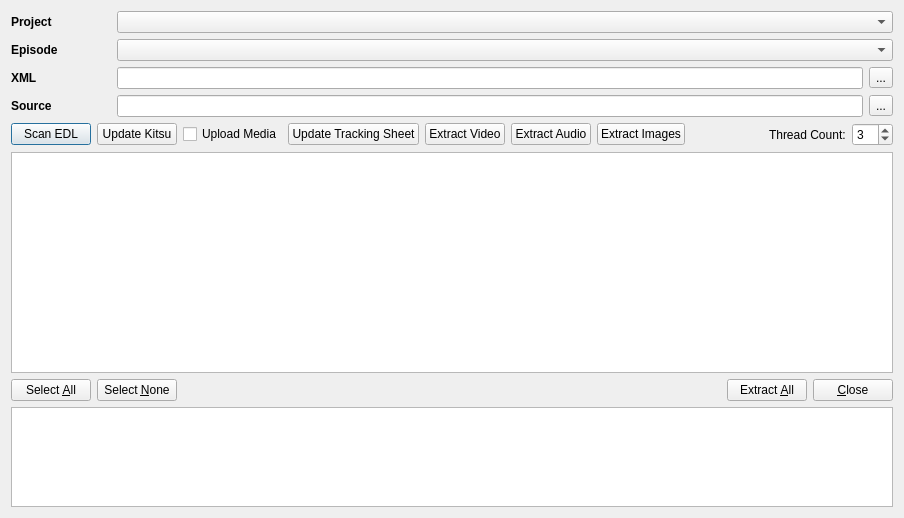
<?xml version="1.0" encoding="UTF-8"?>
<ui version="4.0">
 <class>SwingTimelineDialog</class>
 <widget class="QDialog" name="SwingTimelineDialog">
  <property name="geometry">
   <rect>
    <x>0</x>
    <y>0</y>
    <width>904</width>
    <height>518</height>
   </rect>
  </property>
  <property name="windowTitle">
   <string>swing: timelines</string>
  </property>
  <layout class="QVBoxLayout" name="verticalLayout_2">
   <item>
    <layout class="QHBoxLayout" name="horizontalLayoutProject">
     <item>
      <layout class="QVBoxLayout" name="verticalLayoutProject">
       <item>
        <layout class="QHBoxLayout" name="horizontalLayoutProjectTitle">
         <item>
          <widget class="QLabel" name="labelProject">
           <property name="minimumSize">
            <size>
             <width>100</width>
             <height>0</height>
            </size>
           </property>
           <property name="font">
            <font>
             <weight>75</weight>
             <bold>true</bold>
            </font>
           </property>
           <property name="text">
            <string>Project</string>
           </property>
           <property name="alignment">
            <set>Qt::AlignLeading|Qt::AlignLeft|Qt::AlignVCenter</set>
           </property>
          </widget>
         </item>
         <item>
          <widget class="QComboBox" name="comboBoxProject">
           <property name="enabled">
            <bool>true</bool>
           </property>
           <property name="sizePolicy">
            <sizepolicy hsizetype="Expanding" vsizetype="Fixed">
             <horstretch>1</horstretch>
             <verstretch>0</verstretch>
            </sizepolicy>
           </property>
          </widget>
         </item>
        </layout>
       </item>
       <item>
        <layout class="QHBoxLayout" name="horizontalLayoutEpisodeSequence">
         <item>
          <widget class="QLabel" name="labelShotEpisode">
           <property name="sizePolicy">
            <sizepolicy hsizetype="Fixed" vsizetype="Fixed">
             <horstretch>0</horstretch>
             <verstretch>0</verstretch>
            </sizepolicy>
           </property>
           <property name="minimumSize">
            <size>
             <width>100</width>
             <height>0</height>
            </size>
           </property>
           <property name="maximumSize">
            <size>
             <width>60</width>
             <height>16777215</height>
            </size>
           </property>
           <property name="font">
            <font>
             <weight>75</weight>
             <bold>true</bold>
            </font>
           </property>
           <property name="text">
            <string>Episode</string>
           </property>
           <property name="alignment">
            <set>Qt::AlignLeading|Qt::AlignLeft|Qt::AlignVCenter</set>
           </property>
          </widget>
         </item>
         <item>
          <widget class="QComboBox" name="comboBoxEpisode">
           <property name="enabled">
            <bool>true</bool>
           </property>
           <property name="sizePolicy">
            <sizepolicy hsizetype="Expanding" vsizetype="Fixed">
             <horstretch>0</horstretch>
             <verstretch>0</verstretch>
            </sizepolicy>
           </property>
           <property name="minimumSize">
            <size>
             <width>200</width>
             <height>0</height>
            </size>
           </property>
           <property name="maximumSize">
            <size>
             <width>16777215</width>
             <height>25</height>
            </size>
           </property>
          </widget>
         </item>
        </layout>
       </item>
      </layout>
     </item>
    </layout>
   </item>
   <item>
    <layout class="QVBoxLayout" name="verticalLayout">
     <item>
      <layout class="QHBoxLayout" name="horizontalLayout_2">
       <item>
        <widget class="QLabel" name="labelEDLFile">
         <property name="minimumSize">
          <size>
           <width>100</width>
           <height>0</height>
          </size>
         </property>
         <property name="font">
          <font>
           <weight>75</weight>
           <bold>true</bold>
          </font>
         </property>
         <property name="text">
          <string>XML</string>
         </property>
        </widget>
       </item>
       <item>
        <widget class="QLineEdit" name="lineEditEDLFile"/>
       </item>
       <item>
        <widget class="QToolButton" name="toolButtonSelectEDLFile">
         <property name="text">
          <string>...</string>
         </property>
        </widget>
       </item>
      </layout>
     </item>
     <item>
      <layout class="QHBoxLayout" name="horizontalLayout_3">
       <item>
        <widget class="QLabel" name="labelSource">
         <property name="minimumSize">
          <size>
           <width>100</width>
           <height>0</height>
          </size>
         </property>
         <property name="font">
          <font>
           <weight>75</weight>
           <bold>true</bold>
          </font>
         </property>
         <property name="text">
          <string>Source</string>
         </property>
        </widget>
       </item>
       <item>
        <widget class="QLineEdit" name="lineEditSource"/>
       </item>
       <item>
        <widget class="QToolButton" name="toolButtonSelectSource">
         <property name="text">
          <string>...</string>
         </property>
        </widget>
       </item>
      </layout>
     </item>
     <item>
      <layout class="QHBoxLayout" name="horizontalLayout">
       <item>
        <widget class="QPushButton" name="pushButtonScanEDL">
         <property name="text">
          <string>Scan EDL</string>
         </property>
        </widget>
       </item>
       <item>
        <widget class="QPushButton" name="pushButtonUpdateKitsu">
         <property name="text">
          <string>Update Kitsu</string>
         </property>
        </widget>
       </item>
       <item>
        <widget class="QCheckBox" name="checkBoxUploadMedia">
         <property name="text">
          <string>Upload Media</string>
         </property>
        </widget>
       </item>
       <item>
        <widget class="QPushButton" name="pushButtonUpdateTrackingSheet">
         <property name="text">
          <string>Update Tracking Sheet</string>
         </property>
        </widget>
       </item>
       <item>
        <widget class="QPushButton" name="pushButtonExtractVideo">
         <property name="text">
          <string>Extract Video</string>
         </property>
        </widget>
       </item>
       <item>
        <widget class="QPushButton" name="pushButtonExtractAudio">
         <property name="text">
          <string>Extract Audio</string>
         </property>
        </widget>
       </item>
       <item>
        <widget class="QPushButton" name="pushButtonExtractImages">
         <property name="text">
          <string>Extract Images</string>
         </property>
        </widget>
       </item>
       <item>
        <spacer name="horizontalSpacer_2">
         <property name="orientation">
          <enum>Qt::Horizontal</enum>
         </property>
         <property name="sizeHint" stdset="0">
          <size>
           <width>40</width>
           <height>20</height>
          </size>
         </property>
        </spacer>
       </item>
       <item>
        <widget class="QLabel" name="labelThreadCount">
         <property name="text">
          <string>Thread Count:</string>
         </property>
        </widget>
       </item>
       <item>
        <widget class="QSpinBox" name="spinBoxThreadCount">
         <property name="value">
          <number>3</number>
         </property>
        </widget>
       </item>
      </layout>
     </item>
    </layout>
   </item>
   <item>
    <layout class="QVBoxLayout" name="verticalLayoutShotTable">
     <item>
      <widget class="QTableView" name="tableView">
       <property name="baseSize">
        <size>
         <width>0</width>
         <height>0</height>
        </size>
       </property>
      </widget>
     </item>
     <item>
      <layout class="QHBoxLayout" name="horizontalLayoutButtons">
       <item>
        <widget class="QPushButton" name="pushButtonSelectAll">
         <property name="text">
          <string>Select &amp;All</string>
         </property>
        </widget>
       </item>
       <item>
        <widget class="QPushButton" name="pushButtonSelectNone">
         <property name="text">
          <string>Select &amp;None</string>
         </property>
        </widget>
       </item>
       <item>
        <spacer name="horizontalSpacer">
         <property name="orientation">
          <enum>Qt::Horizontal</enum>
         </property>
         <property name="sizeHint" stdset="0">
          <size>
           <width>40</width>
           <height>20</height>
          </size>
         </property>
        </spacer>
       </item>
       <item>
        <widget class="QPushButton" name="pushButtonRunAll">
         <property name="text">
          <string>Extract &amp;All</string>
         </property>
        </widget>
       </item>
       <item>
        <widget class="QPushButton" name="pushButtonCancel">
         <property name="text">
          <string>&amp;Close</string>
         </property>
        </widget>
       </item>
      </layout>
     </item>
    </layout>
   </item>
   <item>
    <widget class="QTextEdit" name="textEditLog">
     <property name="maximumSize">
      <size>
       <width>16777215</width>
       <height>100</height>
      </size>
     </property>
    </widget>
   </item>
  </layout>
 </widget>
 <resources/>
 <connections/>
</ui>
